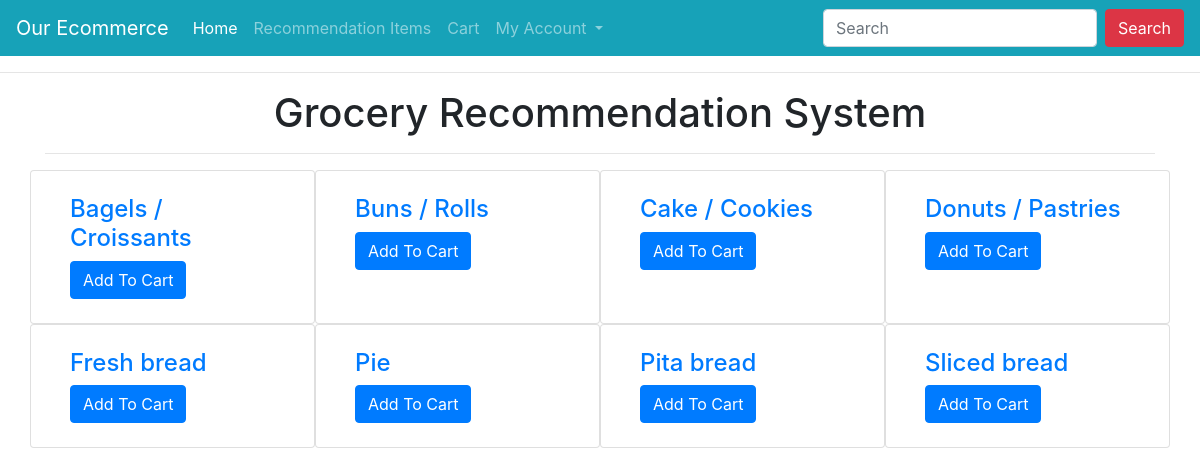
/grocery/Baked goods/ (signed in), run on the app's committed database.
### grocery/models.py (models this page shows)
class grocery_store(models.Model):
    ItemID=models.IntegerField()
    Title=models.CharField(max_length=1000)
    Category=models.CharField(max_length=1000)
    class Meta:
        db_table='grocery_store'

### grocery/views.py (the view)
# urls.py: path('grocery/<str:pk>/', views.grocery, name="grocery"),
@login_required(login_url='login')
def grocery(request,pk):
	objs=grocery_store.objects.all()
	list=[]
	for i in objs:
		if(i.Category not in list):
			list.append(i.Category)
	context={}
	for i in range(0,len(list)):
		x=grocery_store.objects.filter(Category=pk)
	print("hi.....",x)
	num={'x':x}
	return render (request,"grocery.html",num)

### templates/grocery.html (shortened to what this page needs)
{% extends 'base.html' %}
{% block content %}
<div class="container">
    <h1 class="text-center">Grocery Recommendation System </h1>
    <hr>
    <div class="row mt-3">
        {% for p in x %}
        <div class="col-md-3 card">
            <div class="m-4">
                <h4><a href="{% url 'grocery:productdetail' p.id %}">{{p.Title}}</a></h4>
                <a href="{% url 'grocery:addtocart' p.id %}" class="btn btn-primary">Add To Cart</a>
            </div>
        </div>
        {% endfor %}
    </div>
</div>
{% endblock %}

### data on the page
grocery_store: Title "Bagels / Croissants"
grocery_store: Title "Buns / Rolls"
grocery_store: Title "Cake / Cookies"
grocery_store: Title "Donuts / Pastries"
grocery_store: Title "Fresh bread"
grocery_store: Title "Pie"
grocery_store: Title "Pita bread"
grocery_store: Title "Sliced bread"
